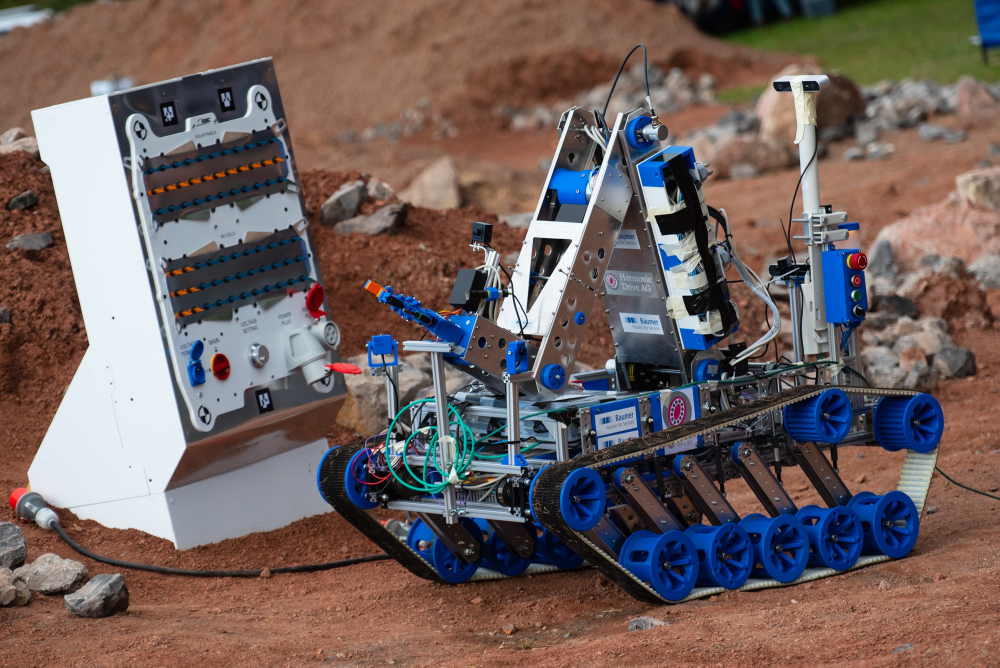
#> input picture 1-box/body/task-example.jpg, 2000 x 1335 px, given in place of the camera (shown at 1/2 size)
$ jupyter execute panelTracking.ipynb   (older library calls are emulated)   (text cells are left out)
#> lines starting #> are read from the running program, lines starting #| are printed output that depends on the picture; after the words box and inside, x2 and y2 are one past the last pixel; in counts of white or black regions, pixels touching at a corner belong together
[cell 1]
import cv2
import numpy as np
from matplotlib import pyplot as plt

[cell 2]
# [89 lines left out: functions mythreshold, myfilter, mymorph, not called in this run]

[cell 3]
# VIDEO STREAM

import cv2
import time
import numpy as np

##################
DELAY = 0.02
USE_CAM = 1
IS_FOUND = 0

MORPH = 7
CANNY = 250
##################
# 420x600 oranı 105mmx150mm gerçek boyuttaki kağıt için
_width  = 600.0
_height = 420.0
_margin = 0.0
##################

if USE_CAM: video_capture = cv2.VideoCapture(0)

corners = np.array(
    [
    [[  _margin, _margin]],
    [[ _margin, _height + _margin  ]],
    [[ _width + _margin, _height + _margin  ]],
    [[ _width + _margin, _margin ]],
    ]
)

pts_dst = np.array( corners, np.float32 )

while True :

    if USE_CAM :
        ret, rgb = video_capture.read()
#> rgb is the input picture: shape (1335, 2000, 3); mean B, G, R 95.3, 97.8, 112.8
    else :
        ret = 1
        rgb = cv2.imread( "opencv.jpg", 1 )

    if ( ret ):

        gray = cv2.cvtColor( rgb, cv2.COLOR_BGR2GRAY )
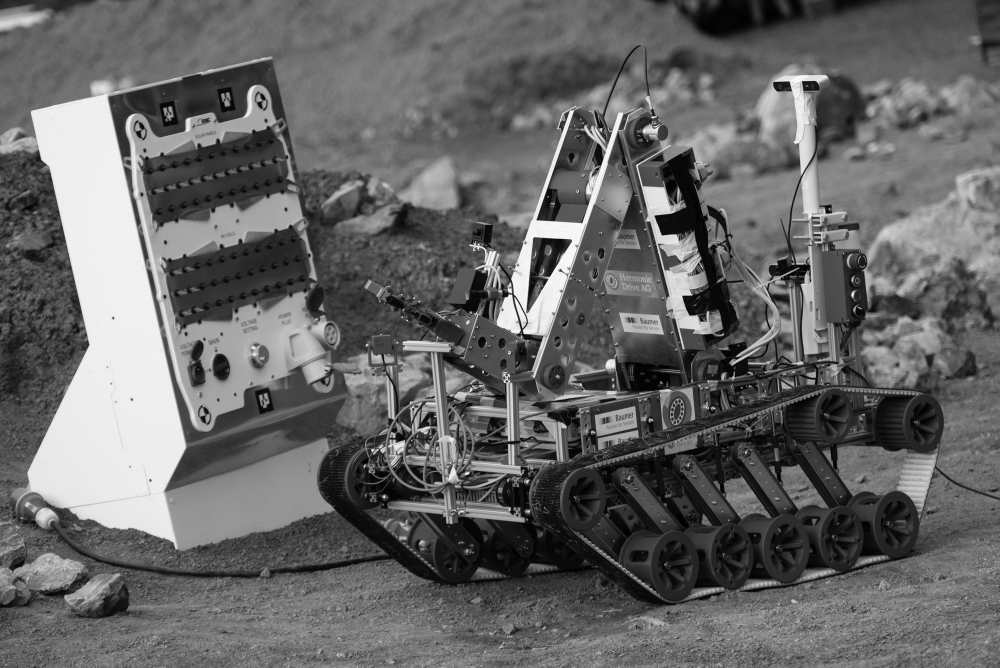
#> gray: shape (1335, 2000) (shown at 1/2 size); min 0, max 254, mean 102

        gray = cv2.bilateralFilter( gray, 1, 10, 120 )

        edges  = cv2.Canny( gray, 10, CANNY )
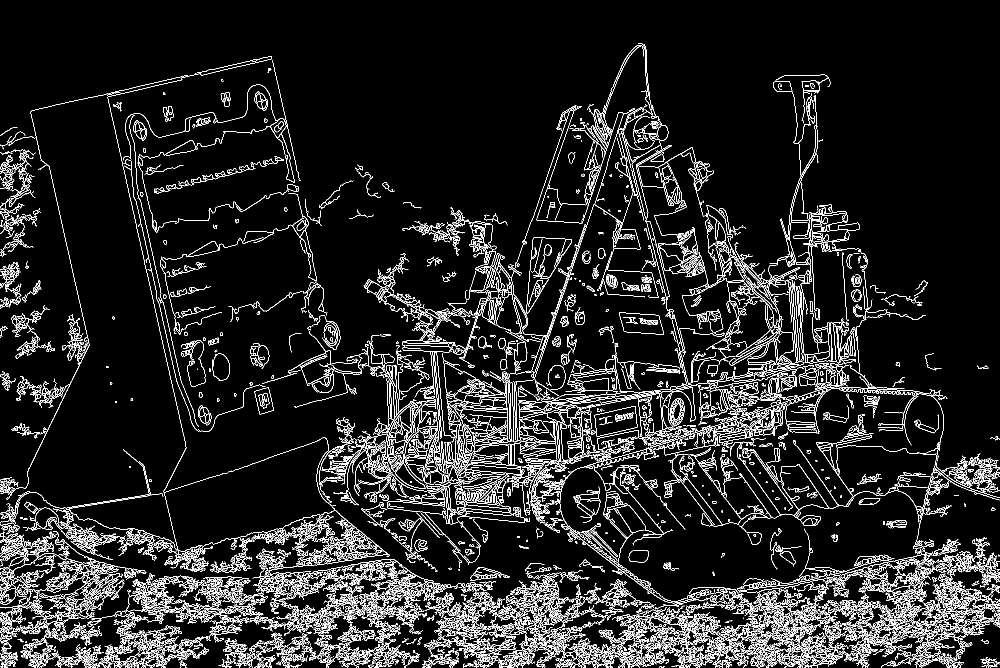
#> edges: shape (1335, 2000) (shown at 1/2 size); 8.9% white in thin lines or dots

        kernel = cv2.getStructuringElement( cv2.MORPH_RECT, ( MORPH, MORPH ) )

        closed = cv2.morphologyEx( edges, cv2.MORPH_CLOSE, kernel )
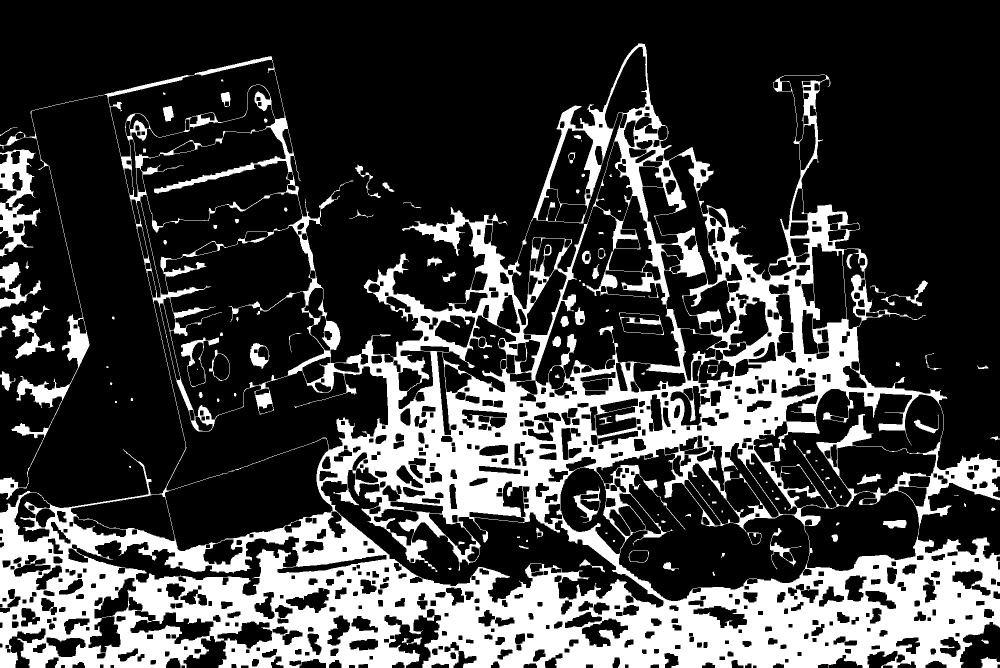
#> closed: shape (1335, 2000) (shown at 1/2 size); 24.9% white; 118 white regions (25 under 20 px)
        _,contours, h = cv2.findContours( closed, cv2.RETR_EXTERNAL, cv2.CHAIN_APPROX_SIMPLE )
#> contours = 33 contours, 9 with area under 20; largest, box (x1, y1, x2, y2) and area: (0, 87, 2000, 1335) 1555339, (0, 299, 82, 513) 8232, (23, 610, 110, 718) 2614, (0, 524, 83, 617) 2422, (1762, 560, 1856, 612) 602; h = 33 rows, first 6: [1, -1, -1, -1], [2, 0, -1, -1], [3, 1, -1, -1], [4, 2, -1, -1], [5, 3, -1, -1], [6, 4, -1, -1]

        for cont in contours:

            # Küçük alanları pass geç
            if cv2.contourArea( cont ) > 5000 :

                arc_len = cv2.arcLength( cont, True )

                approx = cv2.approxPolyDP( cont, 0.2 * arc_len, True )

                if ( len( approx ) == 4 ):
                    IS_FOUND = 1
                    # [4 lines of commented-out code are left out]

                    pts_src = np.array( approx, np.float32 )

                    h, status = cv2.findHomography( pts_src, pts_dst )
                    out = cv2.warpPerspective( rgb, h, ( int( _width + _margin * 2 ), int( _height + _margin * 2 ) ) )

                    cv2.drawContours( rgb, [approx], -1, ( 255, 0, 0 ), 2 )

                else : pass
#> this loop made 33 passes
#> (arc_len, approx) on passes 31, 33: (1128.5, [[56, 300]]), (19739.3, [[1999, 920]])

        #cv2.imshow( 'closed', closed )
        #cv2.imshow( 'gray', gray )


        if IS_FOUND :
            cv2.namedWindow( 'out', cv2.CV_WINDOW_AUTOSIZE )
            cv2.imshow( 'out', out )

        if cv2.waitKey(27) & 0xFF == ord('q') :
#> (key q is pressed here)
            break

        if cv2.waitKey(99) & 0xFF == ord('c') :
            current = str( time.time() )
            cv2.imwrite( 'ocvi_' + current + '_edges.jpg', edges )
            cv2.imwrite( 'ocvi_' + current + '_gray.jpg', gray )
            cv2.imwrite( 'ocvi_' + current + '_org.jpg', rgb )
            print("Pictures saved")

        time.sleep( DELAY )

    else :
      #  print "Stopped"
        break

if USE_CAM : video_capture.release()
cv2.destroyAllWindows()

$ run again, on 1-box/body/box2.jpg
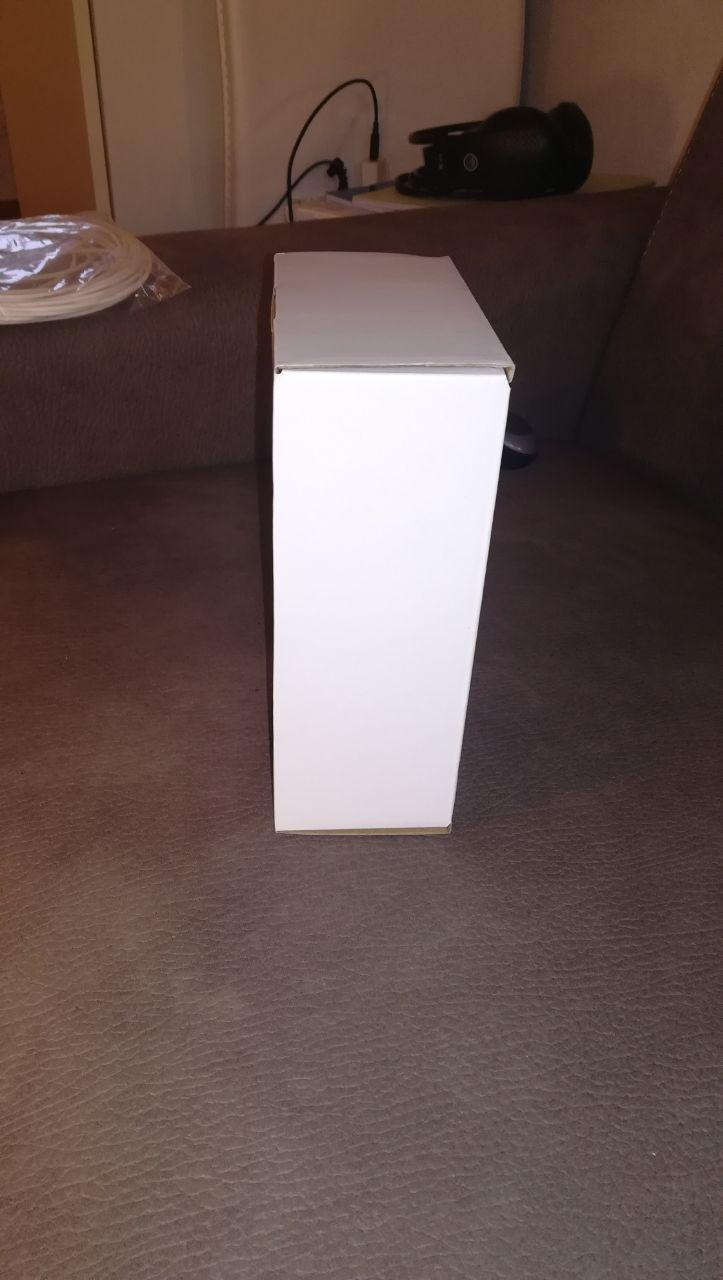
#> input picture 1-box/body/box2.jpg, 723 x 1280 px, given in place of the camera
#> rgb is the input picture: shape (1280, 723, 3); mean B, G, R 79, 82.5, 101.3
#> `edges  = cv2.Canny( gray, 10, CANNY )`:
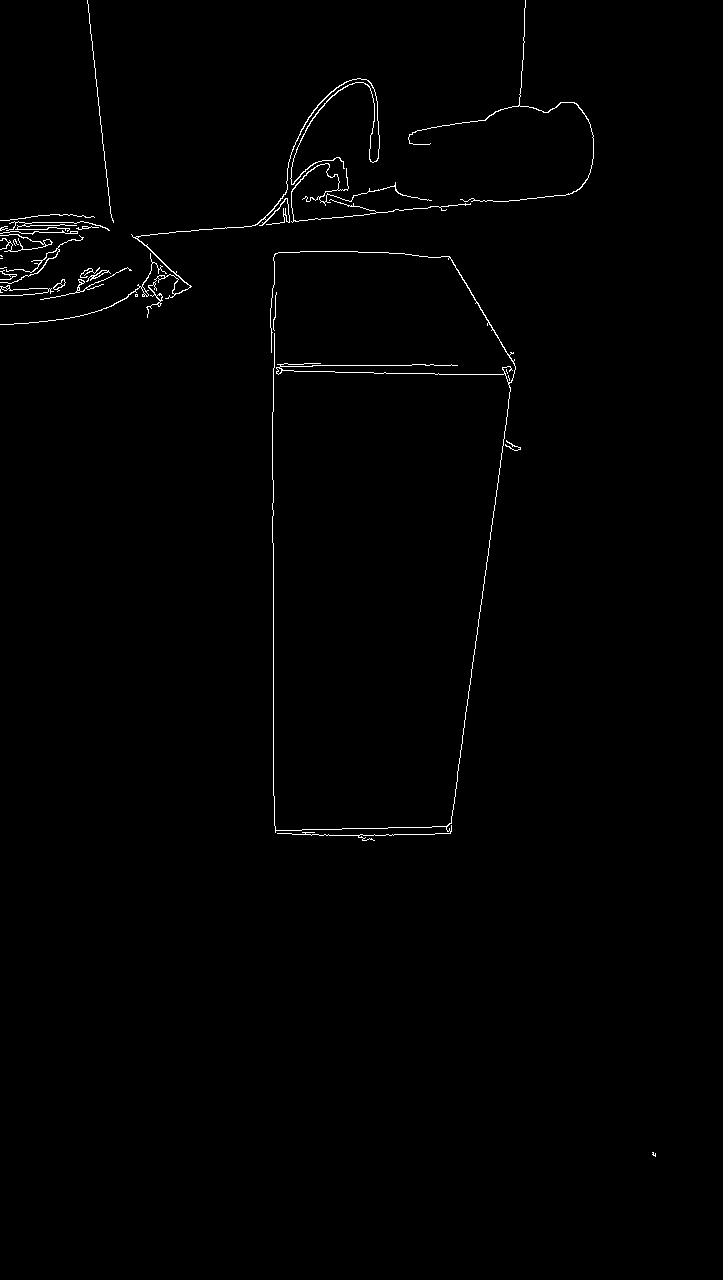
#> edges: shape (1280, 723); 0.73% white in thin lines or dots, all inside (x1, y1, x2, y2) = (0, 0, 656, 1157)
#> `closed = cv2.morphologyEx( edges, cv2.MORPH_CLOSE, kernel )`:
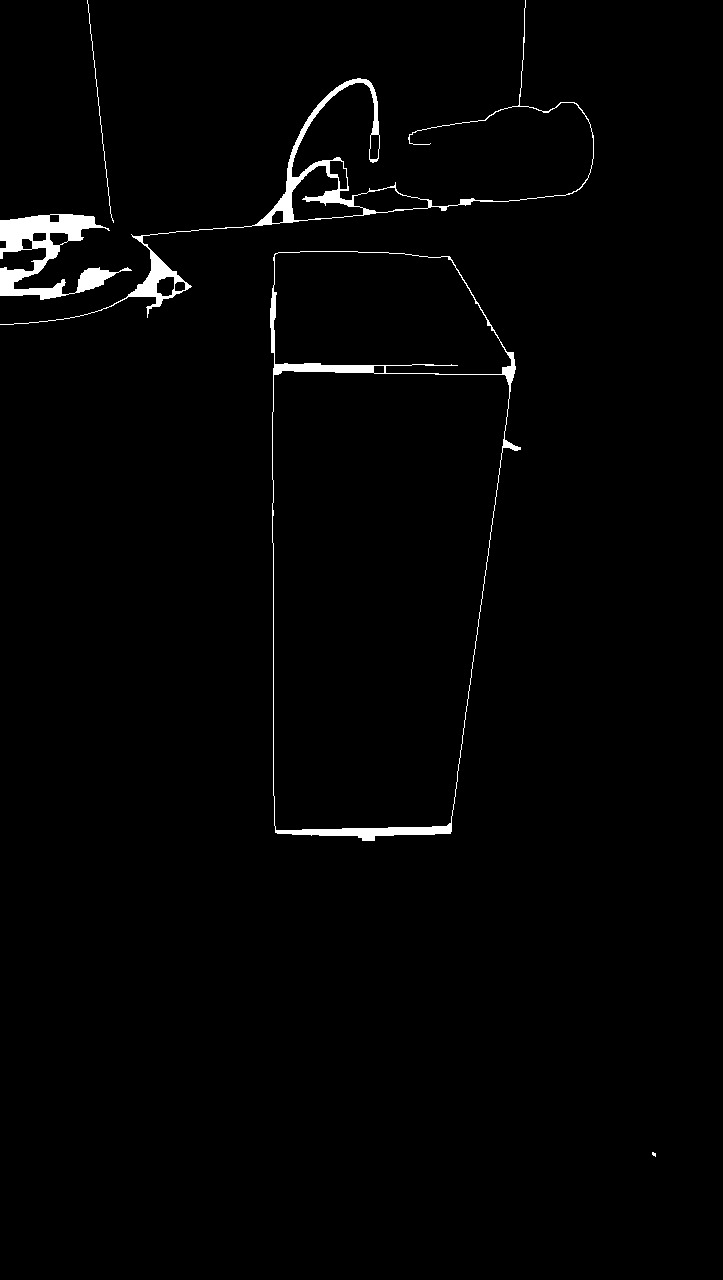
#> closed: shape (1280, 723); 1.5% white; 5 white regions (1 under 20 px)
#> contours = 5 contours, 2 with area under 20; largest, box (x1, y1, x2, y2) and area: (270, 251, 521, 841) 121418, (0, 0, 594, 325) 7684, (0, 214, 132, 300) 4304; h = [[1, -1, -1, -1], [2, 0, -1, -1], [3, 1, -1, -1], [4, 2, -1, -1], [-1, 3, -1, -1]]
#> the loop `for cont in contours:` made 5 passes
#> (arc_len, approx) on passes 2, 4: (1617.8, [[278, 252], [450, 833]]), (2921.7, [[590, 124], [0, 324]])

$ run again, on 1-box/body/box3.jpg
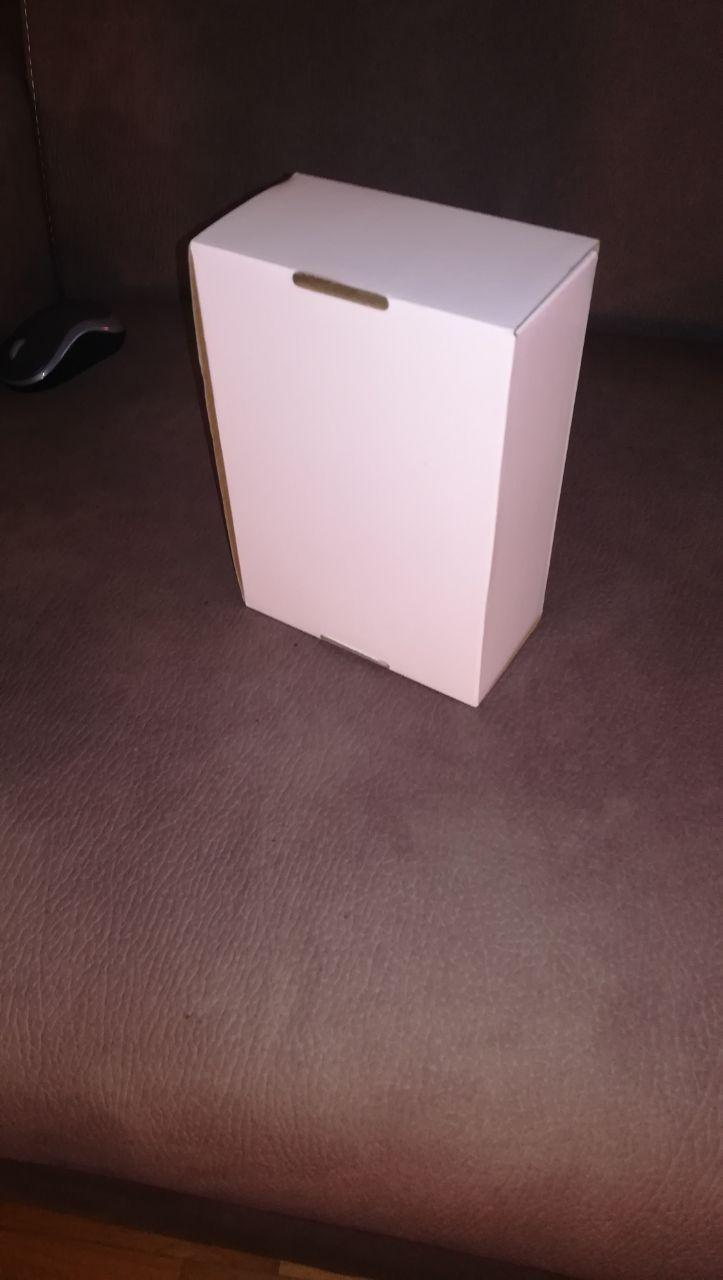
#> input picture 1-box/body/box3.jpg, 723 x 1280 px, given in place of the camera
#> rgb is the input picture: shape (1280, 723, 3); mean B, G, R 76.5, 75.6, 99.4
#> `edges  = cv2.Canny( gray, 10, CANNY )`:
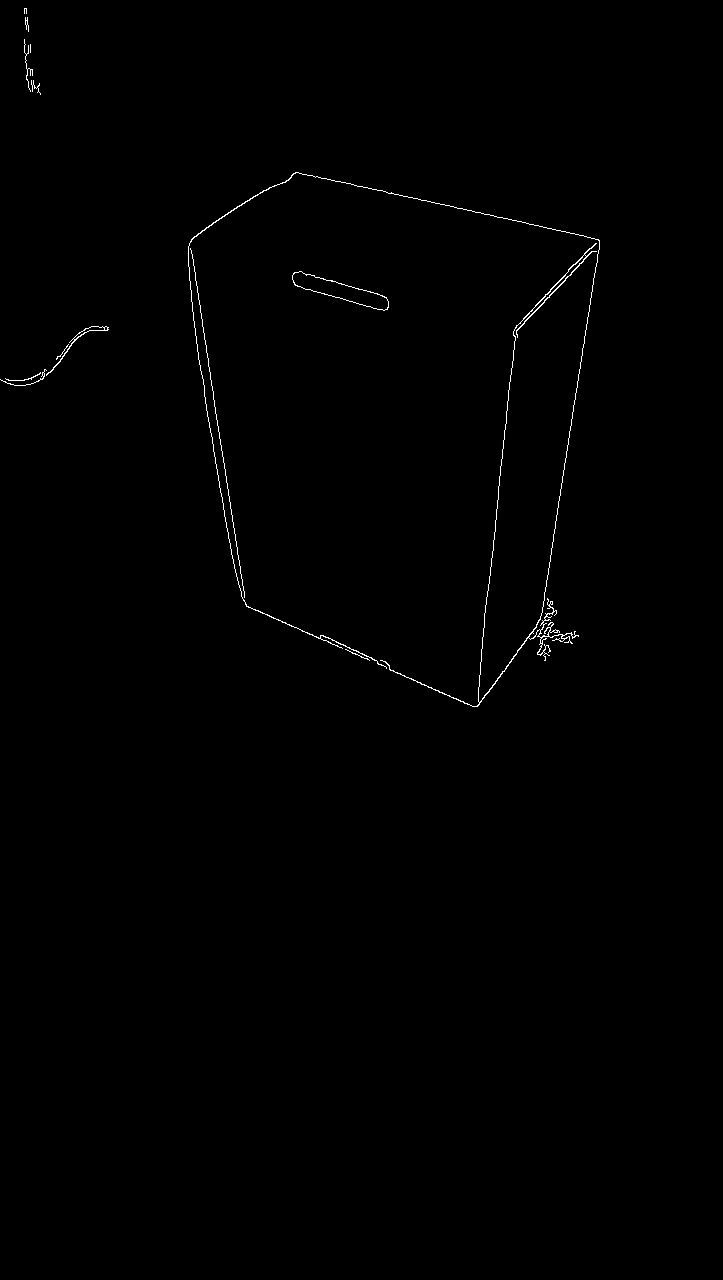
#> edges: shape (1280, 723); 0.41% white in thin lines or dots, all inside (x1, y1, x2, y2) = (0, 8, 600, 707)
#> `closed = cv2.morphologyEx( edges, cv2.MORPH_CLOSE, kernel )`:
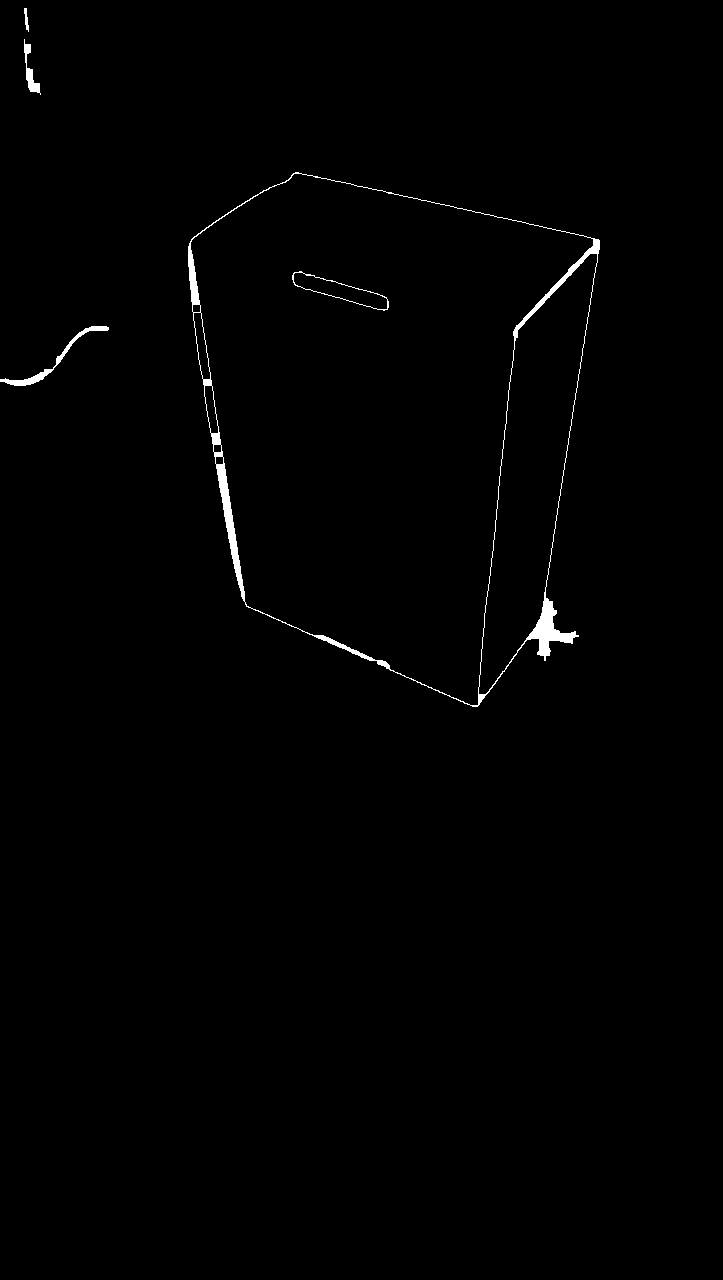
#> closed: shape (1280, 723); 0.73% white; 5 white regions
#> contours = 4 contours; box (x1, y1, x2, y2) and area: (188, 172, 600, 707) 162498, (0, 326, 109, 386) 482, (24, 39, 41, 95) 234, (24, 8, 29, 32) 40; h = [[1, -1, -1, -1], [2, 0, -1, -1], [3, 1, -1, -1], [-1, 2, -1, -1]]
#> the loop `for cont in contours:` made 4 passes
#> (arc_len, approx) on pass 2: (1775.9, [[295, 172], [477, 706]])
